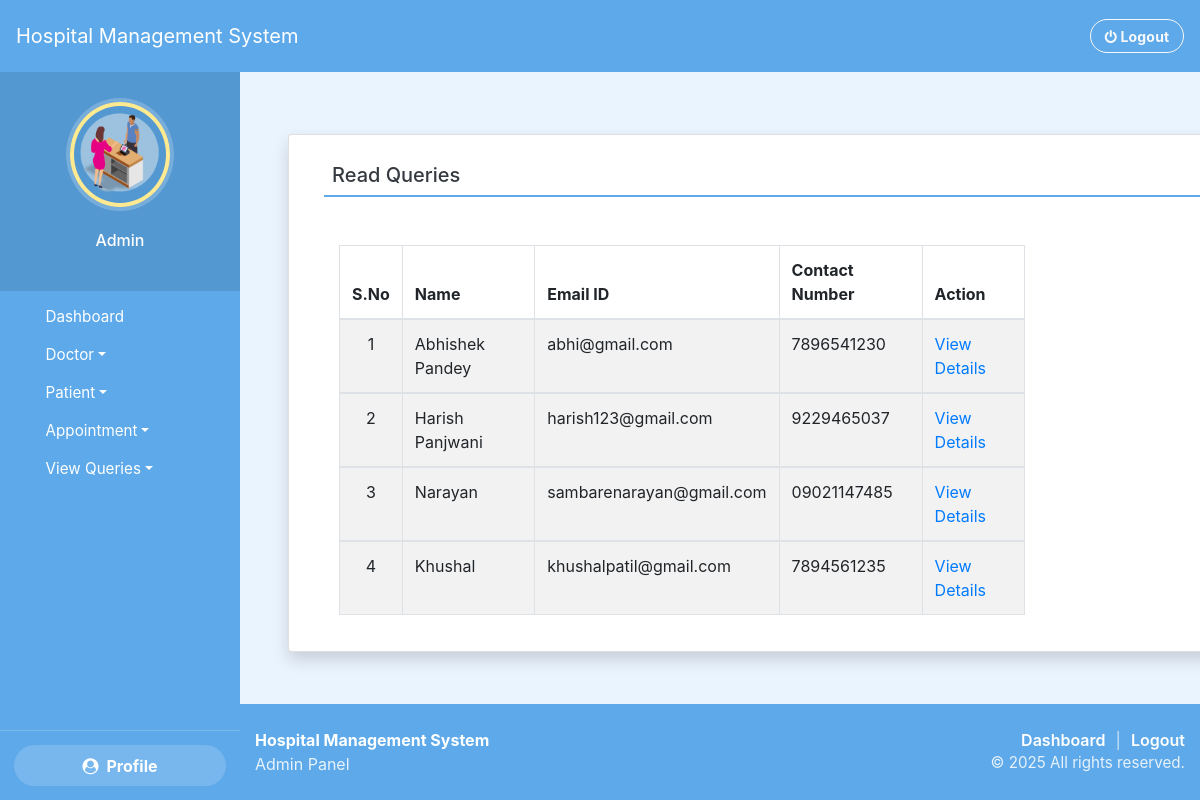
Screenshot of /read_queries (signed in) with the database file from the repository.
### hospitals/models.py (models this page shows, shortened)
class Contact(models.Model):
    name = models.CharField(max_length=100, null=True)
    contact = models.CharField(max_length=15, null=True)
    email = models.CharField(max_length=50, null=True)
    subject = models.CharField(max_length=100, null=True)
    message = models.CharField(max_length=300, null=True)
    msgdate = models.DateField(null=True)
    isread = models.CharField(max_length=10,null=True)

### hospitals/views.py (the view)
# urls.py: path('read_queries', read_queries, name='read_queries'),
def read_queries(request):
    if not request.user.is_authenticated:
        return redirect('login')
    contact = Contact.objects.filter(isread="yes")
    return render(request,'read_queries.html', locals())

### hospitals/templates/read_queries.html (shortened to what this page needs)
{% extends 'admin_nav.html' %}
{% load static %}
{% block content %}
<div style="height: 1rem;"></div>
<div class="container card shadow m-5">
    <div class="card-body">
        <h5 class="p-2" style="border-bottom: 2px solid #5DA9E9">Read Queries</h5>
		<div class="container mt-5">
            <table id="example" class="table table-striped table-bordered" style="width:80%">
			<thead>
                                    <tr>
                                        <th class="text-center">S.No</th>
                                        <th class="d-none d-sm-table-cell">Name</th>
                                        <th class="d-none d-sm-table-cell">Email ID</th>
                                        <th class="d-none d-sm-table-cell">Contact Number</th>
                                        <th class="d-none d-sm-table-cell" style="width: 15%;">Action</th>
                                    </tr>
                                </thead>
                                {% for i in contact %}
                                <tbody>
                                    <tr>
                                        <td class="text-center">{{forloop.counter}}</td>
                                        <td class="font-w600">{{i.name}}</td>
                                        <td class="font-w600">{{i.email}}</td>
                                        <td class="font-w600">{{i.contact}}</td>
                                        <td class="font-w600"><a href="{% url 'view_queries' i.id %}" class="text-primary">View Details</a></td>
                                    </tr>
                                        {% endfor %}
                                </tbody>
            </table>
        </div>
    </div>
</div>
{% endblock content %}

### hospitals/templates/admin_nav.html (shortened to what this page needs)
<!DOCTYPE html>
{% load static %}
<html lang="en">
<head>
  <link rel="stylesheet" href="https://stackpath.bootstrapcdn.com/bootstrap/4.3.1/css/bootstrap.min.css">
  <link rel="stylesheet" href="https://maxcdn.bootstrapcdn.com/font-awesome/4.7.0/css/font-awesome.min.css">
  <link rel="stylesheet" href="{% static 'style.css' %}">
  <link rel="stylesheet" href="{% static 'theme.css' %}">
</head>
<body class="admin-body">
  <nav class="menu" tabindex="0">
    <header class="avatar">
      <img src="{% static 'images/h8.png' %}" />
      <br><br>
      <h6>Admin</h6>
    </header>
    <div class="menu-scroll">
    <ul>
      <li tabindex="0" class="icon-dashboard"> <a href="{% url 'admin_home' %}"><span>Dashboard</span></a> </li>
      <li tabindex="0" class="nav-item dropdown icon-customers">
        <a href="#" class="nav-link dropdown-toggle text-dark bg-light" id="doctorDropdown"
				data-toggle="dropdown" role="button" aria-haspopup="true" aria-expanded="false"> Doctor</a>
      </li>
      <li tabindex="0" class="nav-item dropdown icon-users">
        <a href="#" class="nav-link dropdown-toggle text-dark bg-light" id="patientDropdown"
				data-toggle="dropdown" role="button" aria-haspopup="true" aria-expanded="false"> Patient</a>
      </li>
      <li tabindex="0" class="nav-item dropdown icon-calendar">
        <a href="#" class="nav-link dropdown-toggle text-dark bg-light" id="appointmentDropdown"
				data-toggle="dropdown" role="button" aria-haspopup="true" aria-expanded="false"> Appointment</a>
      </li>
        <li tabindex="0" class="nav-item dropdown icon-calendar">
        <a href="#" class="nav-link dropdown-toggle text-dark bg-light" id="queriesDropdown"
				data-toggle="dropdown" role="button" aria-haspopup="true" aria-expanded="false"> View Queries</a>
      </li>
    </ul>
    </div>
    <div class="menu-bottom">
      <a href="{% url 'admin_profile' %}" class="admin-profile-btn">
        <i class="fa fa-user-circle"></i> Profile
      </a>
    </div>
  </nav>
  <main>
    <div class="bs-example">
      <nav class="navbar navbar-expand-md navbar-dark fixed-top admin-topbar">
        <a href="{% url 'admin_home' %}" class="navbar-brand">Hospital Management System</a>
        <div class="collapse navbar-collapse justify-content-between" id="navbarCollapse">
          <div class="ml-auto d-flex align-items-center">
            <a href="{% url 'logout' %}" class="btn btn-outline-light btn-sm admin-logout-btn">
              <i class="fa fa-power-off"></i> Logout
            </a>
          </div>
        </div>
      </nav>
    </div>
    <div class="admin-content">
      {% block content %}
      {% endblock content %}
    </div>
    <footer class="site-footer">
      <div class="container-fluid py-4">
        <div class="row">
          <div class="col-md-6 text-center text-md-left mb-3 mb-md-0">
            <div class="footer-title">Hospital Management System</div>
            <div class="footer-subtitle">Admin Panel</div>
          </div>
          <div class="col-md-6 text-center text-md-right">
            <div class="footer-links">
              <a href="{% url 'admin_home' %}">Dashboard</a>
              <span class="footer-sep">|</span>
              <a href="{% url 'logout' %}">Logout</a>
            </div>
            <div class="footer-copy">
              &copy; <script>document.write(new Date().getFullYear());</script> All rights reserved.
            </div>
          </div>
        </div>
      </div>
    </footer>
  </main>
</body>
</html>

### hospitals/static/style.css (style rules this page uses)
body { padding-left: 240px; }
main { position: relative; height: 100vh; }
.menu { background: #21446B; height: 100vh; width: 240px; position: fixed; top: 0px; left: 0; z-index: 5; outline: none; }
.menu .avatar { background: rgba(0, 0, 0, 0.1); padding: 2em 0.5em; text-align: center; }
.menu .avatar img { width: 100px; border-radius: 50%; overflow: hidden; border: 4px solid #ffea92; box-shadow: 0 0 0 4px rgba(255, 255, 255, 0.2); }
.menu ul { list-style: none; padding: 0.5em 0; margin: 0; }
.menu ul li { padding: 0.5em 1em 0.5em 3em; font-size: 0.95em; font-weight: regular; background-repeat: no-repeat; background-position: left 15px center; background-size: auto 20px; transition: all 0.15s linear; cursor: pointer; }
.menu ul li.icon-dashboard { background-image: url("http://www.entypo.com/images//gauge.svg"); }
.menu ul li.icon-customers { background-image: url("http://www.entypo.com/images//briefcase.svg"); }
.menu ul li.icon-users { background-image: url("http://www.entypo.com/images//users.svg"); }
.menu ul li.icon-calendar { background-image: url("http://www.entypo.com/images//calendar.svg"); }

### hospitals/static/theme.css (style rules this page uses)
:root { --primary: #5DA9E9; --primary-light: #EAF4FF; --secondary: #F1F3F5; --background: #FFFFFF; --text: #343A40; --button: #1C7ED6; }
html, body { background: var(--primary-light); color: var(--text); }
body { min-height: 100vh; display: flex; flex-direction: column; }
.site-footer { margin-top: auto; }
.navbar { background-color: var(--primary); min-height: 72px; }
.navbar .navbar-brand, .navbar .nav-link { color: #fff !important; }
.card { background: var(--background); }
.site-footer { background: var(--primary); color: #fff; border-top: none; }
.site-footer .footer-title { font-weight: 700; color: #fff; }
.site-footer .footer-subtitle { color: rgba(255, 255, 255, 0.85); }
.site-footer a { color: #fff; text-decoration: none; font-weight: 600; }
.site-footer .footer-sep { margin: 0 0.35rem; color: rgba(255, 255, 255, 0.7); }
.site-footer .footer-copy { color: rgba(255, 255, 255, 0.85); font-size: 0.95rem; }
.menu { background: var(--primary) !important; }
.menu { display: flex; flex-direction: column; }
.menu .menu-scroll { flex: 1; overflow-y: auto; overflow-x: visible; -ms-overflow-style: none; scrollbar-width: none; }
.menu .menu-bottom { padding: 0.85rem 0.85rem; border-top: 1px solid rgba(255,255,255,0.18); }
.menu .admin-profile-btn { display: flex; align-items: center; justify-content: center; gap: 0.5rem; width: 100%; padding: 0.55rem 0.75rem; border-radius: 999px; background: rgba(255,255,255,0.16); color: #fff !important; font-weight: 700; text-decoration: none !important; }
.menu a { color: #fff !important; text-decoration: none !important; }
.menu .avatar h6 { color: #fff; }
.menu .nav-link { color: #fff !important; }
.menu .nav-link.bg-light { background: transparent !important; }
.menu .nav-link.text-dark { color: #fff !important; }
.menu { overflow-x: visible; }
.menu li.nav-item.dropdown { position: relative; padding: 0 !important; }
.menu li.nav-item.dropdown > a.nav-link { display: block; padding: 0.5em 1em 0.5em 3em !important; }
.admin-topbar { background: var(--primary) !important; }
.admin-body main { min-height: calc(100vh - var(--admin-topbar-height)); display: flex; flex-direction: column; }
.admin-body .admin-content { flex: 1 0 auto; }
.admin-topbar .admin-logout-btn { border-radius: 999px; padding: 0.35rem 0.85rem; font-weight: 700; letter-spacing: 0.2px; }

### rows the page displays
Contact: name "Abhishek Pandey", email "abhi@gmail.com", contact "7896541230"
Contact: name "Harish Panjwani", email "harish123@gmail.com", contact "9229465037"
Contact: name "Narayan", email "sambarenarayan@gmail.com", contact "09021147485"
Contact: name "Khushal", email "khushalpatil@gmail.com", contact "7894561235"
